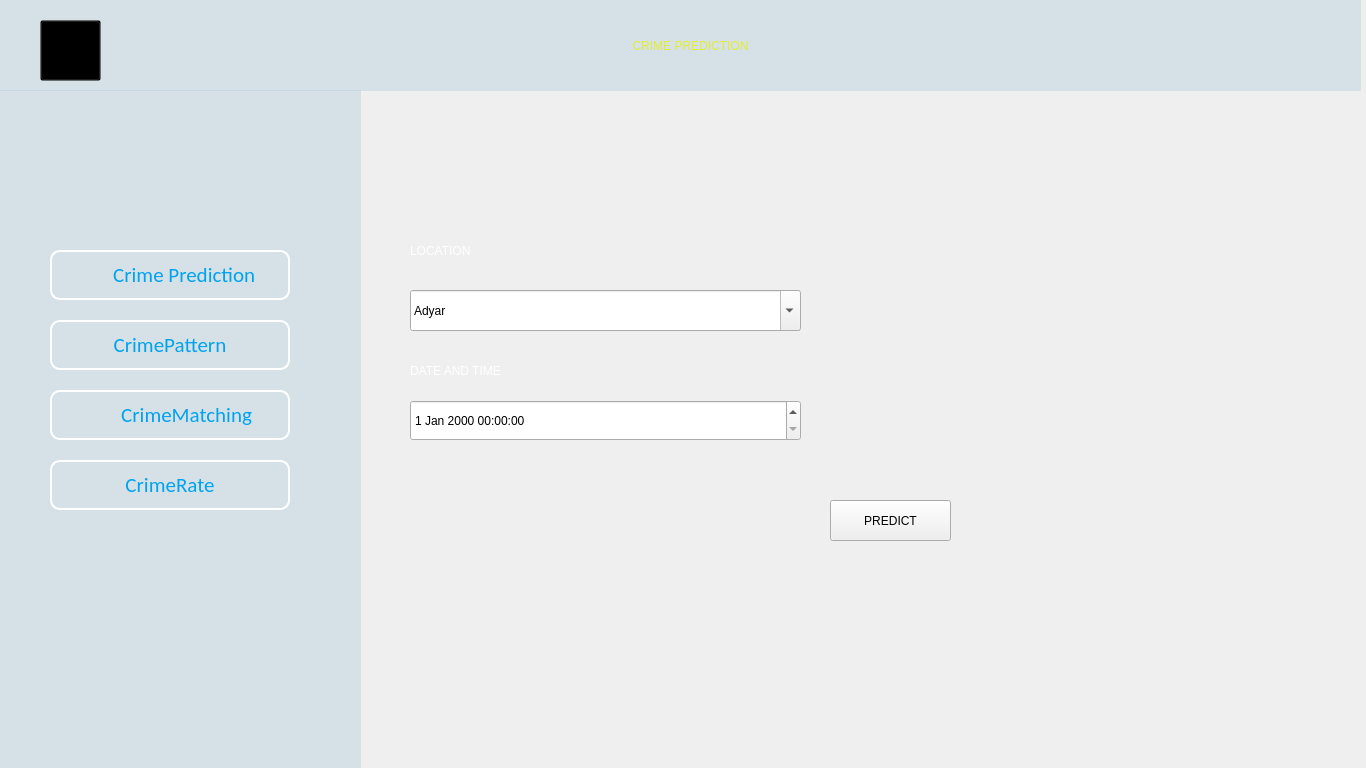
<?xml version="1.0" encoding="UTF-8"?>
<ui version="4.0">
 <class>Dialog</class>
 <widget class="QDialog" name="Dialog">
  <property name="geometry">
   <rect>
    <x>0</x>
    <y>0</y>
    <width>1366</width>
    <height>768</height>
   </rect>
  </property>
  <property name="windowTitle">
   <string>Dialog</string>
  </property>
  <widget class="QLabel" name="BG">
   <property name="geometry">
    <rect>
     <x>0</x>
     <y>0</y>
     <width>1366</width>
     <height>768</height>
    </rect>
   </property>
   <property name="text">
    <string/>
   </property>
   <property name="pixmap">
    <pixmap>Images/BG.jpg</pixmap>
   </property>
   <property name="scaledContents">
    <bool>true</bool>
   </property>
  </widget>
  <widget class="QLabel" name="Location">
   <property name="geometry">
    <rect>
     <x>410</x>
     <y>230</y>
     <width>221</width>
     <height>41</height>
    </rect>
   </property>
   <property name="styleSheet">
    <string notr="true">font: 75 18pt &quot;MS Shell Dlg 2&quot;;
color: rgb(255, 255, 255);</string>
   </property>
   <property name="text">
    <string>LOCATION</string>
   </property>
  </widget>
  <widget class="QLabel" name="dateandtime">
   <property name="geometry">
    <rect>
     <x>410</x>
     <y>350</y>
     <width>221</width>
     <height>41</height>
    </rect>
   </property>
   <property name="styleSheet">
    <string notr="true">font: 75 16pt &quot;MS Shell Dlg 2&quot;;
color: rgb(255, 255, 255);</string>
   </property>
   <property name="text">
    <string>DATE AND TIME</string>
   </property>
  </widget>
  <widget class="QLabel" name="topic">
   <property name="geometry">
    <rect>
     <x>480</x>
     <y>20</y>
     <width>421</width>
     <height>51</height>
    </rect>
   </property>
   <property name="styleSheet">
    <string notr="true">font: 26pt &quot;MS Shell Dlg 2&quot;;
color: rgb(255, 255, 0);</string>
   </property>
   <property name="text">
    <string>CRIME PREDICTION</string>
   </property>
   <property name="alignment">
    <set>Qt::AlignCenter</set>
   </property>
  </widget>
  <widget class="QLabel" name="icon2">
   <property name="geometry">
    <rect>
     <x>60</x>
     <y>330</y>
     <width>31</width>
     <height>31</height>
    </rect>
   </property>
   <property name="styleSheet">
    <string notr="true">color: rgb(255, 255, 255);</string>
   </property>
   <property name="text">
    <string/>
   </property>
   <property name="pixmap">
    <pixmap>Images/Icons/pattern-lock.png</pixmap>
   </property>
   <property name="scaledContents">
    <bool>true</bool>
   </property>
  </widget>
  <widget class="QLabel" name="icon3">
   <property name="geometry">
    <rect>
     <x>60</x>
     <y>400</y>
     <width>31</width>
     <height>31</height>
    </rect>
   </property>
   <property name="styleSheet">
    <string notr="true">color: rgb(255, 255, 255);</string>
   </property>
   <property name="text">
    <string/>
   </property>
   <property name="pixmap">
    <pixmap>Images/Icons/puzzle.png</pixmap>
   </property>
   <property name="scaledContents">
    <bool>true</bool>
   </property>
  </widget>
  <widget class="QLabel" name="blurtop">
   <property name="geometry">
    <rect>
     <x>0</x>
     <y>0</y>
     <width>1361</width>
     <height>91</height>
    </rect>
   </property>
   <property name="styleSheet">
    <string notr="true">background-color: rgba(131, 177, 203,60);</string>
   </property>
   <property name="text">
    <string/>
   </property>
  </widget>
  <widget class="QLabel" name="blurside">
   <property name="geometry">
    <rect>
     <x>0</x>
     <y>90</y>
     <width>361</width>
     <height>771</height>
    </rect>
   </property>
   <property name="styleSheet">
    <string notr="true">background-color: rgba(131, 177, 203,60);</string>
   </property>
   <property name="text">
    <string/>
   </property>
  </widget>
  <widget class="QPushButton" name="crimematching">
   <property name="geometry">
    <rect>
     <x>50</x>
     <y>390</y>
     <width>240</width>
     <height>50</height>
    </rect>
   </property>
   <property name="font">
    <font>
     <family>Calibri</family>
     <pointsize>16</pointsize>
     <weight>50</weight>
     <italic>false</italic>
     <bold>false</bold>
    </font>
   </property>
   <property name="acceptDrops">
    <bool>false</bool>
   </property>
   <property name="autoFillBackground">
    <bool>false</bool>
   </property>
   <property name="styleSheet">
    <string notr="true">color: rgb(0, 163, 238);
font: 16pt &quot;Calibri&quot;;
border:2px solid white;
border-radius:10px;
background-color: rgba(255, 255, 255,0);</string>
   </property>
   <property name="text">
    <string>       CrimeMatching</string>
   </property>
  </widget>
  <widget class="QPushButton" name="crimerate">
   <property name="geometry">
    <rect>
     <x>50</x>
     <y>460</y>
     <width>240</width>
     <height>50</height>
    </rect>
   </property>
   <property name="font">
    <font>
     <family>Calibri</family>
     <pointsize>16</pointsize>
     <weight>50</weight>
     <italic>false</italic>
     <bold>false</bold>
    </font>
   </property>
   <property name="acceptDrops">
    <bool>false</bool>
   </property>
   <property name="autoFillBackground">
    <bool>false</bool>
   </property>
   <property name="styleSheet">
    <string notr="true">color: rgb(0, 163, 238);
font: 16pt &quot;Calibri&quot;;
border:2px solid white;
border-radius:10px;
background-color: rgba(255, 255, 255,0);
</string>
   </property>
   <property name="text">
    <string>CrimeRate</string>
   </property>
  </widget>
  <widget class="QLabel" name="icon4">
   <property name="geometry">
    <rect>
     <x>60</x>
     <y>470</y>
     <width>31</width>
     <height>31</height>
    </rect>
   </property>
   <property name="styleSheet">
    <string notr="true">color: rgb(255, 255, 255);</string>
   </property>
   <property name="text">
    <string/>
   </property>
   <property name="pixmap">
    <pixmap>Images/Icons/interest-rate.png</pixmap>
   </property>
   <property name="scaledContents">
    <bool>true</bool>
   </property>
  </widget>
  <widget class="QPushButton" name="crimeprediction">
   <property name="geometry">
    <rect>
     <x>50</x>
     <y>250</y>
     <width>240</width>
     <height>50</height>
    </rect>
   </property>
   <property name="font">
    <font>
     <family>Calibri</family>
     <pointsize>16</pointsize>
     <weight>50</weight>
     <italic>false</italic>
     <bold>false</bold>
    </font>
   </property>
   <property name="styleSheet">
    <string notr="true">color: rgb(0, 163, 238);
font: 16pt &quot;Calibri&quot;;
border:2px solid white;
border-radius:10px;
background-color: rgba(255, 255, 255,0);</string>
   </property>
   <property name="text">
    <string>      Crime Prediction</string>
   </property>
  </widget>
  <widget class="QLabel" name="icon1">
   <property name="geometry">
    <rect>
     <x>60</x>
     <y>260</y>
     <width>41</width>
     <height>41</height>
    </rect>
   </property>
   <property name="styleSheet">
    <string notr="true">color: rgb(255, 255, 255);</string>
   </property>
   <property name="text">
    <string/>
   </property>
   <property name="pixmap">
    <pixmap>Images/Icons/predictive-analysis.png</pixmap>
   </property>
   <property name="scaledContents">
    <bool>true</bool>
   </property>
  </widget>
  <widget class="QPushButton" name="crimepattern">
   <property name="geometry">
    <rect>
     <x>50</x>
     <y>320</y>
     <width>240</width>
     <height>50</height>
    </rect>
   </property>
   <property name="font">
    <font>
     <family>Calibri</family>
     <pointsize>16</pointsize>
     <weight>50</weight>
     <italic>false</italic>
     <bold>false</bold>
    </font>
   </property>
   <property name="styleSheet">
    <string notr="true">color: rgb(0, 163, 238);
font: 16pt &quot;Calibri&quot;;
border:2px solid white;
border-radius:10px;
background-color: rgba(255, 255, 255,0);</string>
   </property>
   <property name="text">
    <string>CrimePattern</string>
   </property>
  </widget>
  <widget class="QDateTimeEdit" name="dateTimeEdit">
   <property name="geometry">
    <rect>
     <x>410</x>
     <y>400</y>
     <width>391</width>
     <height>41</height>
    </rect>
   </property>
   <property name="styleSheet">
    <string notr="true">font: 14pt &quot;MS Shell Dlg 2&quot;;</string>
   </property>
  </widget>
  <widget class="QPushButton" name="predictbt">
   <property name="geometry">
    <rect>
     <x>830</x>
     <y>500</y>
     <width>121</width>
     <height>41</height>
    </rect>
   </property>
   <property name="styleSheet">
    <string notr="true">font: 12pt &quot;MS Shell Dlg 2&quot;;</string>
   </property>
   <property name="text">
    <string>PREDICT</string>
   </property>
  </widget>
  <widget class="QLabel" name="icon1_TOP">
   <property name="geometry">
    <rect>
     <x>430</x>
     <y>20</y>
     <width>61</width>
     <height>61</height>
    </rect>
   </property>
   <property name="styleSheet">
    <string notr="true">color: rgb(255, 255, 255);</string>
   </property>
   <property name="text">
    <string/>
   </property>
   <property name="pixmap">
    <pixmap>Images/Icons/predictive-analysis.png</pixmap>
   </property>
   <property name="scaledContents">
    <bool>true</bool>
   </property>
  </widget>
  <widget class="QComboBox" name="location_2">
   <property name="geometry">
    <rect>
     <x>410</x>
     <y>290</y>
     <width>391</width>
     <height>41</height>
    </rect>
   </property>
   <property name="styleSheet">
    <string notr="true">font: 14pt &quot;MS Shell Dlg 2&quot;;</string>
   </property>
   <property name="editable">
    <bool>true</bool>
   </property>
   <property name="currentText">
    <string>Adyar </string>
   </property>
   <item>
    <property name="text">
     <string>Adyar </string>
    </property>
   </item>
   <item>
    <property name="text">
     <string>Agaram </string>
    </property>
   </item>
   <item>
    <property name="text">
     <string>Aminjikarai</string>
    </property>
   </item>
   <item>
    <property name="text">
     <string>Anna Nagar </string>
    </property>
   </item>
   <item>
    <property name="text">
     <string>Anna Nagar East</string>
    </property>
   </item>
   <item>
    <property name="text">
     <string>Anna Nagar Western Extn</string>
    </property>
   </item>
   <item>
    <property name="text">
     <string>Anna Road</string>
    </property>
   </item>
   <item>
    <property name="text">
     <string>Arumbakkam</string>
    </property>
   </item>
   <item>
    <property name="text">
     <string>Ashoknagar</string>
    </property>
   </item>
   <item>
    <property name="text">
     <string>Aynavaram</string>
    </property>
   </item>
   <item>
    <property name="text">
     <string>Besantnagar</string>
    </property>
   </item>
   <item>
    <property name="text">
     <string>Chennai</string>
    </property>
   </item>
   <item>
    <property name="text">
     <string>Chepauk</string>
    </property>
   </item>
   <item>
    <property name="text">
     <string>Chetput</string>
    </property>
   </item>
   <item>
    <property name="text">
     <string>Chintadripet</string>
    </property>
   </item>
   <item>
    <property name="text">
     <string>Choolaimedu</string>
    </property>
   </item>
   <item>
    <property name="text">
     <string>D G Vaishnav College</string>
    </property>
   </item>
   <item>
    <property name="text">
     <string>Edapalayam</string>
    </property>
   </item>
   <item>
    <property name="text">
     <string>Egmore</string>
    </property>
   </item>
   <item>
    <property name="text">
     <string>Egmore ND</string>
    </property>
   </item>
   <item>
    <property name="text">
     <string>Ekkaduthangal</string>
    </property>
   </item>
   <item>
    <property name="text">
     <string>Engineering College</string>
    </property>
   </item>
   <item>
    <property name="text">
     <string>Erukkancheri</string>
    </property>
   </item>
   <item>
    <property name="text">
     <string>Ethiraj Salai</string>
    </property>
   </item>
   <item>
    <property name="text">
     <string>Flower Bazaar</string>
    </property>
   </item>
   <item>
    <property name="text">
     <string>Flowers Road</string>
    </property>
   </item>
   <item>
    <property name="text">
     <string>Fort St George</string>
    </property>
   </item>
   <item>
    <property name="text">
     <string>G K M Colony</string>
    </property>
   </item>
   <item>
    <property name="text">
     <string>Gopalapuram</string>
    </property>
   </item>
   <item>
    <property name="text">
     <string>Govt Stanley Hospital</string>
    </property>
   </item>
   <item>
    <property name="text">
     <string>Greams Road</string>
    </property>
   </item>
   <item>
    <property name="text">
     <string>Guindy Industrial Estate</string>
    </property>
   </item>
   <item>
    <property name="text">
     <string>Guindy North</string>
    </property>
   </item>
   <item>
    <property name="text">
     <string>High Court Building</string>
    </property>
   </item>
   <item>
    <property name="text">
     <string>Hindi Prachar Sabha</string>
    </property>
   </item>
   <item>
    <property name="text">
     <string>Icf Colony</string>
    </property>
   </item>
   <item>
    <property name="text">
     <string>Indian Institute Of Technology</string>
    </property>
   </item>
   <item>
    <property name="text">
     <string>Jafferkhanpet</string>
    </property>
   </item>
   <item>
    <property name="text">
     <string>Jawahar Nagar</string>
    </property>
   </item>
   <item>
    <property name="text">
     <string>Kalaignar Karunanidhi Nagar</string>
    </property>
   </item>
   <item>
    <property name="text">
     <string>Kasturibai Nagar</string>
    </property>
   </item>
   <item>
    <property name="text">
     <string>Kilpauk</string>
    </property>
   </item>
   <item>
    <property name="text">
     <string>Kilpauk Medical College</string>
    </property>
   </item>
   <item>
    <property name="text">
     <string>Kodambakkam</string>
    </property>
   </item>
   <item>
    <property name="text">
     <string>Kodungaiyur</string>
    </property>
   </item>
   <item>
    <property name="text">
     <string>Kotturpuram</string>
    </property>
   </item>
   <item>
    <property name="text">
     <string>Koyambedu</string>
    </property>
   </item>
   <item>
    <property name="text">
     <string>Koyambedu Wholesale Market Com</string>
    </property>
   </item>
   <item>
    <property name="text">
     <string>Kumaran Nagar</string>
    </property>
   </item>
   <item>
    <property name="text">
     <string>Lloyds Estate</string>
    </property>
   </item>
   <item>
    <property name="text">
     <string>Loyola College</string>
    </property>
   </item>
   <item>
    <property name="text">
     <string>Madras Electricity System</string>
    </property>
   </item>
   <item>
    <property name="text">
     <string>Madras Medical College</string>
    </property>
   </item>
   <item>
    <property name="text">
     <string>Madras University</string>
    </property>
   </item>
   <item>
    <property name="text">
     <string>Mambalam.</string>
    </property>
   </item>
   <item>
    <property name="text">
     <string>Mandaveli</string>
    </property>
   </item>
   <item>
    <property name="text">
     <string>Mannady</string>
    </property>
   </item>
   <item>
    <property name="text">
     <string>Medavakkam Tank Road</string>
    </property>
   </item>
   <item>
    <property name="text">
     <string>Mint Building</string>
    </property>
   </item>
   <item>
    <property name="text">
     <string>MPT AO</string>
    </property>
   </item>
   <item>
    <property name="text">
     <string>Mylapore</string>
    </property>
   </item>
   <item>
    <property name="text">
     <string>Nandanam</string>
    </property>
   </item>
   <item>
    <property name="text">
     <string>Nungambakkam</string>
    </property>
   </item>
   <item>
    <property name="text">
     <string>Nungambakkam High Road</string>
    </property>
   </item>
   <item>
    <property name="text">
     <string>Old College Buildings</string>
    </property>
   </item>
   <item>
    <property name="text">
     <string>Park Town</string>
    </property>
   </item>
   <item>
    <property name="text">
     <string>Perambur</string>
    </property>
   </item>
   <item>
    <property name="text">
     <string>Perambur Barracks</string>
    </property>
   </item>
   <item>
    <property name="text">
     <string>Perambur North</string>
    </property>
   </item>
   <item>
    <property name="text">
     <string>Pr. Accountant General</string>
    </property>
   </item>
   <item>
    <property name="text">
     <string>Pudupakkam</string>
    </property>
   </item>
   <item>
    <property name="text">
     <string>Puliyanthope</string>
    </property>
   </item>
   <item>
    <property name="text">
     <string>Raja Annamalaipuram</string>
    </property>
   </item>
   <item>
    <property name="text">
     <string>Rajaji Bhavan</string>
    </property>
   </item>
   <item>
    <property name="text">
     <string>Rajbhavan</string>
    </property>
   </item>
   <item>
    <property name="text">
     <string>Ramakrishna Nagar</string>
    </property>
   </item>
   <item>
    <property name="text">
     <string>Rayapuram</string>
    </property>
   </item>
   <item>
    <property name="text">
     <string>Ripon Buildings</string>
    </property>
   </item>
   <item>
    <property name="text">
     <string>Royapettah</string>
    </property>
   </item>
   <item>
    <property name="text">
     <string>Rv Nagar</string>
    </property>
   </item>
   <item>
    <property name="text">
     <string>Saidapet</string>
    </property>
   </item>
   <item>
    <property name="text">
     <string>Saligramam</string>
    </property>
   </item>
   <item>
    <property name="text">
     <string>Sembiam</string>
    </property>
   </item>
   <item>
    <property name="text">
     <string>Shastri Bhavan</string>
    </property>
   </item>
   <item>
    <property name="text">
     <string>Shastri Nagar</string>
    </property>
   </item>
   <item>
    <property name="text">
     <string>Shenoy Nagar</string>
    </property>
   </item>
   <item>
    <property name="text">
     <string>Sowcarpet</string>
    </property>
   </item>
   <item>
    <property name="text">
     <string>Teynampet</string>
    </property>
   </item>
   <item>
    <property name="text">
     <string>Teynampet West</string>
    </property>
   </item>
   <item>
    <property name="text">
     <string>Thygarayanagar</string>
    </property>
   </item>
   <item>
    <property name="text">
     <string>Thygarayanagar North ND</string>
    </property>
   </item>
   <item>
    <property name="text">
     <string>Thygarayanagar South NDS.O</string>
    </property>
   </item>
   <item>
    <property name="text">
     <string>Tidel Park</string>
    </property>
   </item>
   <item>
    <property name="text">
     <string>Tiruvallikkeni</string>
    </property>
   </item>
   <item>
    <property name="text">
     <string>Tiruvanmiyur</string>
    </property>
   </item>
   <item>
    <property name="text">
     <string>Tondiarpet</string>
    </property>
   </item>
   <item>
    <property name="text">
     <string>Tondiarpet Bazaar</string>
    </property>
   </item>
   <item>
    <property name="text">
     <string>Tondiarpet West</string>
    </property>
   </item>
   <item>
    <property name="text">
     <string>Triplicane South</string>
    </property>
   </item>
   <item>
    <property name="text">
     <string>TTTI Taramani</string>
    </property>
   </item>
   <item>
    <property name="text">
     <string>Vadapalani</string>
    </property>
   </item>
   <item>
    <property name="text">
     <string>Valmiki Nagar</string>
    </property>
   </item>
   <item>
    <property name="text">
     <string>Velacheri</string>
    </property>
   </item>
   <item>
    <property name="text">
     <string>Venkatesapuram</string>
    </property>
   </item>
   <item>
    <property name="text">
     <string>Vepery</string>
    </property>
   </item>
   <item>
    <property name="text">
     <string>Virugambakkam</string>
    </property>
   </item>
   <item>
    <property name="text">
     <string>Vivekananda College Madras</string>
    </property>
   </item>
   <item>
    <property name="text">
     <string>Vyasar Nagar Colony</string>
    </property>
   </item>
   <item>
    <property name="text">
     <string>Vyasarpadi</string>
    </property>
   </item>
   <item>
    <property name="text">
     <string>Washermanpet</string>
    </property>
   </item>
   <item>
    <property name="text">
     <string>Washermanpet East</string>
    </property>
   </item>
   <item>
    <property name="text">
     <string>West Mambalam</string>
    </property>
   </item>
   <item>
    <property name="text">
     <string>World University Centre</string>
    </property>
   </item>
  </widget>
  <widget class="QLabel" name="home">
   <property name="geometry">
    <rect>
     <x>40</x>
     <y>30</y>
     <width>51</width>
     <height>41</height>
    </rect>
   </property>
   <property name="text">
    <string/>
   </property>
   <property name="pixmap">
    <pixmap>Images/Icons/home.png</pixmap>
   </property>
   <property name="scaledContents">
    <bool>true</bool>
   </property>
  </widget>
  <widget class="QPushButton" name="homebt">
   <property name="geometry">
    <rect>
     <x>40</x>
     <y>20</y>
     <width>61</width>
     <height>61</height>
    </rect>
   </property>
   <property name="styleSheet">
    <string notr="true">background-color: transparent;</string>
   </property>
   <property name="text">
    <string/>
   </property>
  </widget>
  <zorder>BG</zorder>
  <zorder>blurside</zorder>
  <zorder>Location</zorder>
  <zorder>dateandtime</zorder>
  <zorder>topic</zorder>
  <zorder>blurtop</zorder>
  <zorder>crimematching</zorder>
  <zorder>crimerate</zorder>
  <zorder>icon4</zorder>
  <zorder>crimeprediction</zorder>
  <zorder>icon1</zorder>
  <zorder>crimepattern</zorder>
  <zorder>icon2</zorder>
  <zorder>icon3</zorder>
  <zorder>dateTimeEdit</zorder>
  <zorder>predictbt</zorder>
  <zorder>icon1_TOP</zorder>
  <zorder>location_2</zorder>
  <zorder>home</zorder>
  <zorder>homebt</zorder>
 </widget>
 <resources/>
 <connections/>
</ui>
